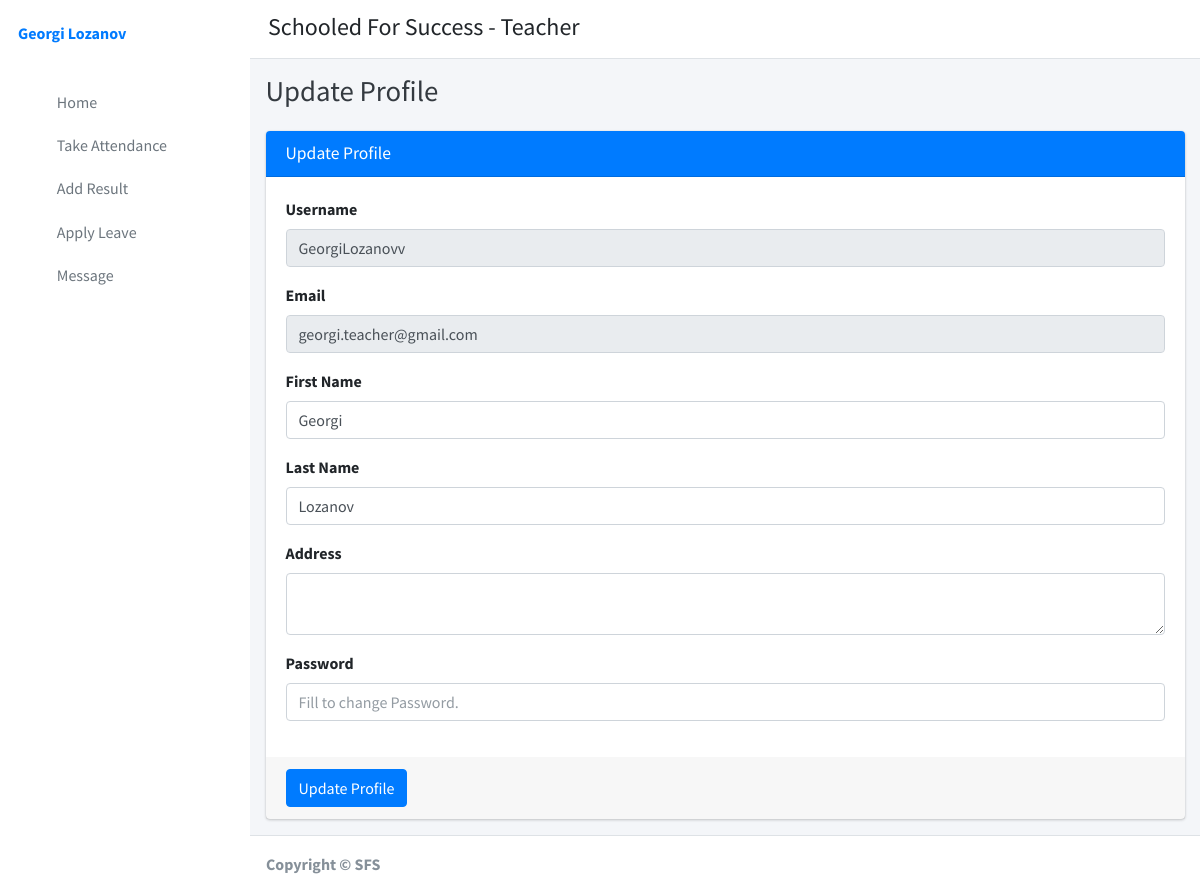
The app's page /staff_profile/ (signed in) with its own data.
### student_management_app/models.py (models this page shows)
class CustomUser(AbstractUser):
    user_type_data = ((1, "Adminn"), (2, "Staff"), (3, "Student"))
    user_type = models.CharField(default=1, choices=user_type_data, max_length=10)

### student_management_app/TeacherViews.py (the view)
# urls.py: path('staff_profile/', TeacherViews.staff_profile, name="staff_profile"),
def staff_profile(request):
    user = CustomUser.objects.get(id=request.user.id)
    staff = Staffs.objects.get(admin=user)
    context={
        "user": user,
        "staff": staff
    }
    return render(request, 'staff_template/staff_profile.html', context)

### student_management_app/templates/staff_template/staff_profile.html (shortened to what this page needs)
{% extends 'staff_template/base_template.html' %}
{% block page_title %} Update Profile {% endblock page_title %}
{% block main_content %}
{% load static %}
<section class="content">
        <div class="container-fluid">
            <div class="row">
                <div class="col-md-12">
                    <div class="card card-primary">
                    <div class="card-header">
                        <h3 class="card-title">Update Profile</h3>
                    </div>
                    <form role="form" method="POST" action="{% url 'staff_profile_update' %}">
                        <div class="card-body">
                            <div class="form-group">
                                <label>Username </label>
                                <input type="text" class="form-control" name="username" value="{{ user.username }}" disabled="disabled">
                            </div>
                            <div class="form-group">
                                <label>Email </label>
                                <input type="text" class="form-control" name="email" value="{{ user.email }}" disabled="disabled">
                            </div>
                            <div class="form-group">
                                <label>First Name </label>
                                <input type="text" class="form-control" name="first_name" value="{{ user.first_name }}">
                            </div>
                            <div class="form-group">
                                <label>Last Name </label>
                                <input type="text" class="form-control" name="last_name" value="{{ user.last_name }}">
                            </div>
                            <div class="form-group">
                                <label>Address </label>
                                <textarea name="address" class="form-control" >{{ staff.address }}</textarea>
                            </div>
                            <div class="form-group">
                                <label>Password </label>
                                <input type="text" class="form-control" name="password" placeholder="Fill to change Password.">
                            </div>
                        </div>
                        <div class="card-footer">
                        <button type="submit" class="btn btn-primary">Update Profile</button>
                        </div>
                    </form>
                    </div>
                </div>
            </div>
        </div>
      </section>
  {% endblock main_content %}

### student_management_app/templates/staff_template/sidebar_template.html
{% load static %}
<aside class="main-sidebar sidebar-primary">
      <div class="sidebar">
        <div class="user-panel mt-3 pb-3 mb-3 d-flex">
          <div class="info">
            <a href="{% url 'staff_profile' %}" class="d-block"><strong>{{ user.first_name }} {{ user.last_name }}</strong></a>
          </div>
        </div>
        <nav class="mt-2">
          <ul class="nav nav-pills nav-sidebar flex-column" data-widget="treeview" role="menu" data-accordion="false">
            <li class="nav-item">
              {% url 'staff_home' as staff_home %}
              <a href="{{ staff_home }}" class="nav-link {% if request.path == staff_home %} active {% endif %}">
                <i class="nav-icon fas fa-tachometer-alt"></i>
                <p>Home </p>
              </a>
            </li>
            <li class="nav-item">
              {% url 'staff_take_attendance' as staff_take_attendance %}
              <a href="{{ staff_take_attendance }}" class="nav-link {% if request.path == staff_take_attendance %} active {% endif %}">
                <i class="nav-icon fas fa-calendar-plus"></i>
                <p> Take Attendance </p>
              </a>
            </li>
            <li class="nav-item">
              {% url 'staff_add_result' as staff_add_result %}
              <a href="{{ staff_add_result }}" class="nav-link {% if request.path == staff_add_result %} active {% endif %}">
                <i class="nav-icon fas fa-tasks"></i>
                <p> Add Result</p>
              </a>
            </li>
            <li class="nav-item">
              {% url 'staff_apply_leave' as staff_apply_leave %}
              <a href="{{ staff_apply_leave }}" class="nav-link {% if request.path == staff_apply_leave %} active {% endif %}">
                <i class="nav-icon fas fa-envelope-open-text"></i>
                <p> Apply Leave </p>
              </a>
            </li>
            <li class="nav-item">
              {% url 'create_messagee' as create_messagee %}
              <a href="{{ create_messagee }}" class="nav-link {% if request.path == create_messagee %} active {% endif %}">
                <i class="nav-icon fas fa-th"></i>
                <p>Message</p>
              </a>
            </li>
          </ul>
        </nav>
      </div>
    </aside>

### records on screen
CustomUser: first_name "Georgi", last_name "Lozanov", username "GeorgiLozanovv", email "georgi.teacher@gmail.com"
